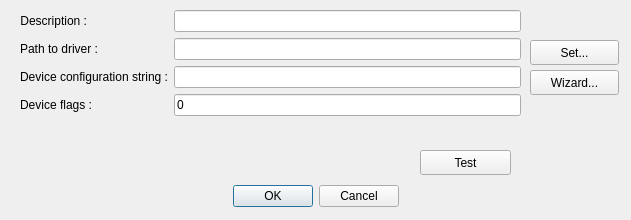
<?xml version="1.0" encoding="UTF-8"?>
<ui version="4.0">
 <class>Dialog</class>
 <widget class="QDialog" name="Dialog">
  <property name="geometry">
   <rect>
    <x>0</x>
    <y>0</y>
    <width>631</width>
    <height>220</height>
   </rect>
  </property>
  <property name="baseSize">
   <size>
    <width>0</width>
    <height>0</height>
   </size>
  </property>
  <property name="windowTitle">
   <string>Dialog</string>
  </property>
  <widget class="QDialogButtonBox" name="buttonBox">
   <property name="geometry">
    <rect>
     <x>0</x>
     <y>180</y>
     <width>631</width>
     <height>32</height>
    </rect>
   </property>
   <property name="orientation">
    <enum>Qt::Horizontal</enum>
   </property>
   <property name="standardButtons">
    <set>QDialogButtonBox::Cancel|QDialogButtonBox::Ok</set>
   </property>
   <property name="centerButtons">
    <bool>true</bool>
   </property>
  </widget>
  <widget class="QWidget" name="formLayoutWidget">
   <property name="geometry">
    <rect>
     <x>20</x>
     <y>10</y>
     <width>501</width>
     <height>131</height>
    </rect>
   </property>
   <layout class="QFormLayout" name="formLayout">
    <item row="0" column="0">
     <widget class="QLabel" name="label">
      <property name="text">
       <string>Description :</string>
      </property>
      <property name="alignment">
       <set>Qt::AlignRight|Qt::AlignTrailing|Qt::AlignVCenter</set>
      </property>
     </widget>
    </item>
    <item row="0" column="1">
     <widget class="QLineEdit" name="lineEdit_description"/>
    </item>
    <item row="1" column="0">
     <widget class="QLabel" name="label_2">
      <property name="text">
       <string>Path to driver :</string>
      </property>
      <property name="alignment">
       <set>Qt::AlignRight|Qt::AlignTrailing|Qt::AlignVCenter</set>
      </property>
     </widget>
    </item>
    <item row="1" column="1">
     <widget class="QLineEdit" name="lineEdit_path"/>
    </item>
    <item row="2" column="0">
     <widget class="QLabel" name="label_3">
      <property name="text">
       <string>Device configuration string :</string>
      </property>
      <property name="alignment">
       <set>Qt::AlignRight|Qt::AlignTrailing|Qt::AlignVCenter</set>
      </property>
     </widget>
    </item>
    <item row="2" column="1">
     <widget class="QLineEdit" name="lineEdit_config"/>
    </item>
    <item row="3" column="0">
     <widget class="QLabel" name="label_4">
      <property name="text">
       <string>Device flags :</string>
      </property>
      <property name="alignment">
       <set>Qt::AlignRight|Qt::AlignTrailing|Qt::AlignVCenter</set>
      </property>
     </widget>
    </item>
    <item row="3" column="1">
     <widget class="QLineEdit" name="lineEdit_flags">
      <property name="text">
       <string>0</string>
      </property>
     </widget>
    </item>
   </layout>
  </widget>
  <widget class="QPushButton" name="btnTest">
   <property name="geometry">
    <rect>
     <x>420</x>
     <y>150</y>
     <width>91</width>
     <height>25</height>
    </rect>
   </property>
   <property name="text">
    <string>Test</string>
   </property>
  </widget>
  <widget class="QPushButton" name="btnSetPath">
   <property name="geometry">
    <rect>
     <x>530</x>
     <y>40</y>
     <width>89</width>
     <height>25</height>
    </rect>
   </property>
   <property name="text">
    <string>Set...</string>
   </property>
  </widget>
  <widget class="QPushButton" name="btnWizard">
   <property name="geometry">
    <rect>
     <x>530</x>
     <y>70</y>
     <width>89</width>
     <height>25</height>
    </rect>
   </property>
   <property name="text">
    <string>Wizard...</string>
   </property>
  </widget>
 </widget>
 <resources/>
 <connections>
  <connection>
   <sender>buttonBox</sender>
   <signal>accepted()</signal>
   <receiver>Dialog</receiver>
   <slot>accept()</slot>
   <hints>
    <hint type="sourcelabel">
     <x>248</x>
     <y>254</y>
    </hint>
    <hint type="destinationlabel">
     <x>157</x>
     <y>274</y>
    </hint>
   </hints>
  </connection>
  <connection>
   <sender>buttonBox</sender>
   <signal>rejected()</signal>
   <receiver>Dialog</receiver>
   <slot>reject()</slot>
   <hints>
    <hint type="sourcelabel">
     <x>316</x>
     <y>260</y>
    </hint>
    <hint type="destinationlabel">
     <x>286</x>
     <y>274</y>
    </hint>
   </hints>
  </connection>
 </connections>
</ui>
